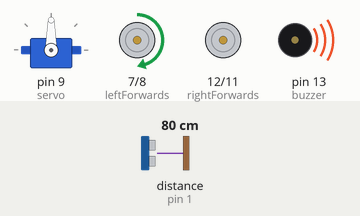
Simulated run of this sketch. Board: Arduino Uno, built with avr-gcc and run on an emulated ATmega328P. Shown: servo, motor-driver pin pairs drawn as motors (green arrow = first pin HIGH = forward, orange = second pin HIGH = backward, longer = more drive, scaled by the enable pin), buzzer (waves = sounding, pin HIGH). Wiring (inferred from the names in the program): ultrasonic range finder: trigger pin 10; echo pin 1. The inputs (shaded band) are chosen by the test bench; at power-on: distance to the obstacle (sensor on pin 1) 80 cm. The echo pulse lasts 58.3 µs per cm; pins used as bus, display or sensor lines are not drawn.

Above: at 3.2 s.
3.3 s: distance to the obstacle (sensor on pin 1) set to 31 cm
4.8 s: distance to the obstacle (sensor on pin 1) set to 26 cm
At 6.1 s:
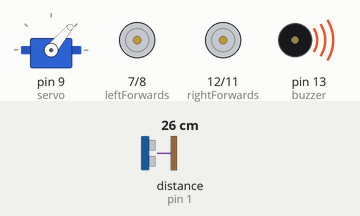
At 7.7 s:
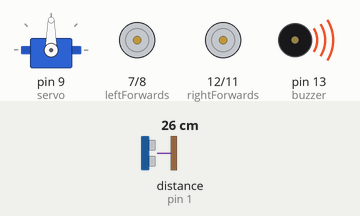
7.8 s: distance to the obstacle (sensor on pin 1) set to 12 cm
10.8 s: distance to the obstacle (sensor on pin 1) set to 9 cm
13.8 s: distance to the obstacle (sensor on pin 1) set to 60 cm
At 14.7 s:
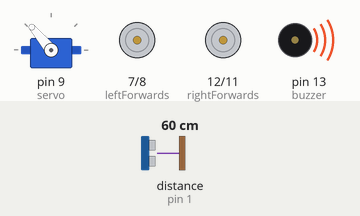
Timing chart, 0 to 17.8 s (numbered marks = the images above; inputs shaded):
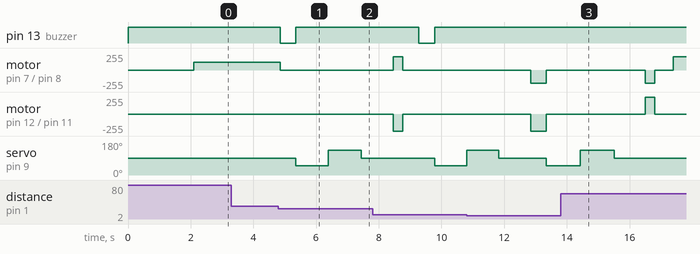

Measured:
- the behaviour switches between 29 and 28 cm on distance to the obstacle (sensor on pin 1) (found by bisection; images 0 and 1)
- after the input at 3.3 s, every drawn part: stays the same
- after the input at 4.8 s, pin 13 (buzzer): HIGH → LOW after 0.05 s, → HIGH 0.50 s later; motor on pin 7 (leftForwards) / pin 8 (leftBackwards): forward 120/255 → stopped after 0.05 s; servo on pin 9 (servo): 90° → 50° after 0.55 s, → 130° 1.0 s later, → 90° 1.0 s later
- after the input at 13.8 s, pin 13 (buzzer): stays HIGH (without the input it goes to LOW after 3.4 s)

The sketch:

ObstacleAvoidance.ino
```cpp
#include <Servo.h>
//motor pin definitions
#define rightSpeed  4 //3
#define leftSpeed  6
#define rightForwards  12
#define rightBackwards  11
#define leftForwards  7
#define leftBackwards  8
#define loopCounter  2
#define servo  9
//sensor pin definitions
#define echo_pin  1//2
#define trig_pin  10

#define buzzer  13
// constant speeds
#define FAST_SPEED 250
#define SPEED 120
#define TURN_SPEED 200
#define BACK_SPEED1 255
#define BACK_SPEED2 90


int thereis;
const int testNum = 20;
Servo head;
const int threshold = 10;
void forwards(void)  //Forward
{
  digitalWrite(rightForwards, HIGH);
  digitalWrite(rightBackwards,LOW);
  digitalWrite(leftForwards,HIGH);
  digitalWrite(leftBackwards,LOW);
}
void rotateLeft()  //Turn left
{
  digitalWrite(rightForwards, HIGH);
  digitalWrite(rightBackwards,LOW);
  digitalWrite(leftForwards,LOW);
  digitalWrite(leftBackwards,HIGH);
}
void rotateRight()  //Turn right
{
  digitalWrite(rightForwards, LOW);
  digitalWrite(rightBackwards,HIGH);
  digitalWrite(leftForwards,HIGH);
  digitalWrite(leftBackwards,LOW);
}
void backwards()  //Reverse
{
  digitalWrite(rightForwards, LOW);
  digitalWrite(rightBackwards,HIGH);
  digitalWrite(leftForwards,LOW);
  digitalWrite(leftBackwards,HIGH);
}
void set_Motorspeed(int speed_L,int speed_R)
{
  analogWrite(leftSpeed,speed_L);
  analogWrite(rightSpeed,speed_R);
}
void stop_Stop()    //Stop
{
  digitalWrite(rightForwards, LOW);
  digitalWrite(rightBackwards,LOW);
  digitalWrite(leftForwards,LOW);
  digitalWrite(leftBackwards,LOW);
  set_Motorspeed(0,0);
}

void disableBuzzer(){
  digitalWrite(buzzer, HIGH);
}

void soundAlarm(){
  digitalWrite(buzzer, LOW);
  delay(500);
  disableBuzzer();
}

int getDistance(){
  long avgDist = 0;
  for(int x = 0; x < testNum; x++){
    long elapsed_time;
    digitalWrite(trig_pin, LOW);
    delayMicroseconds(5);
    digitalWrite(trig_pin, HIGH);
    delayMicroseconds(15);
    digitalWrite(trig_pin, LOW);

    elapsed_time = pulseIn(echo_pin, HIGH);
    long distance = (elapsed_time * 0.0135039)/2;
    avgDist += distance;
  }
  //Serial.println(avgDist);
  avgDist /= testNum;
  return avgDist;

}


void setup() {
  // put your setup code here, to run once:
  /*setup L298N pin mode*/
  pinMode(rightForwards, OUTPUT);
  pinMode(rightBackwards, OUTPUT);
  pinMode(rightSpeed, OUTPUT);
  pinMode(leftForwards, OUTPUT);
  pinMode(leftBackwards, OUTPUT);
  pinMode(leftSpeed, OUTPUT);
  stop_Stop();//stop move
  /*init HC-SR04*/
  pinMode(trig_pin, OUTPUT);
  pinMode(echo_pin,INPUT);
  /*init buzzer*/
  pinMode(buzzer, OUTPUT);
  digitalWrite(buzzer, HIGH);


  digitalWrite(trig_pin,LOW);
  /*init servo*/
  head.attach(servo);
  head.write(90);
  delay(2000);
  disableBuzzer();
  //Serial.begin(115200);
  Serial.begin(9600);
}

void loop() {
  while(getDistance() > threshold){
    set_Motorspeed(SPEED,SPEED);
    forwards();
  }
  stop_Stop();
  soundAlarm();

  head.write(50);//right
  delay(1000);
  bool rightIsBlocked = getDistance() < threshold;

  head.write(130);//left
  delay(1000);
  bool leftIsBlocked = getDistance() < threshold;

  head.write(90); //recenter
  delay(1000);
  bool centerIsBlocked = getDistance() < threshold;

  if((leftIsBlocked && !rightIsBlocked) || (!leftIsBlocked && !rightIsBlocked)){
    //go right
    set_Motorspeed(TURN_SPEED, TURN_SPEED);
    rotateRight();
    delay(300);
    stop_Stop();
  }else if(!leftIsBlocked && rightIsBlocked){
    //go left
    set_Motorspeed(TURN_SPEED, TURN_SPEED);
    rotateLeft();
    delay(300);
    stop_Stop();
  }else if(leftIsBlocked && rightIsBlocked && centerIsBlocked){
    //go back 1 ft
    set_Motorspeed(TURN_SPEED, TURN_SPEED);
    backwards();
    delay(500);
    stop_Stop();
    //choose which way to turn
    head.write(50);//right
    delay(1000);
    int rightDistance = getDistance();

    head.write(130);//left
    delay(1000);
    int leftDistance = getDistance();

    head.write(90); //re-center
    delay(1000);

    if(leftDistance > rightDistance){
      //turn right
      set_Motorspeed(TURN_SPEED, TURN_SPEED);
      rotateRight();
      delay(300);
    }else{
      //turn left
      set_Motorspeed(TURN_SPEED, TURN_SPEED);
      rotateLeft();
      delay(300);
    }
    stop_Stop();
  }

  delay(500);

}
```
